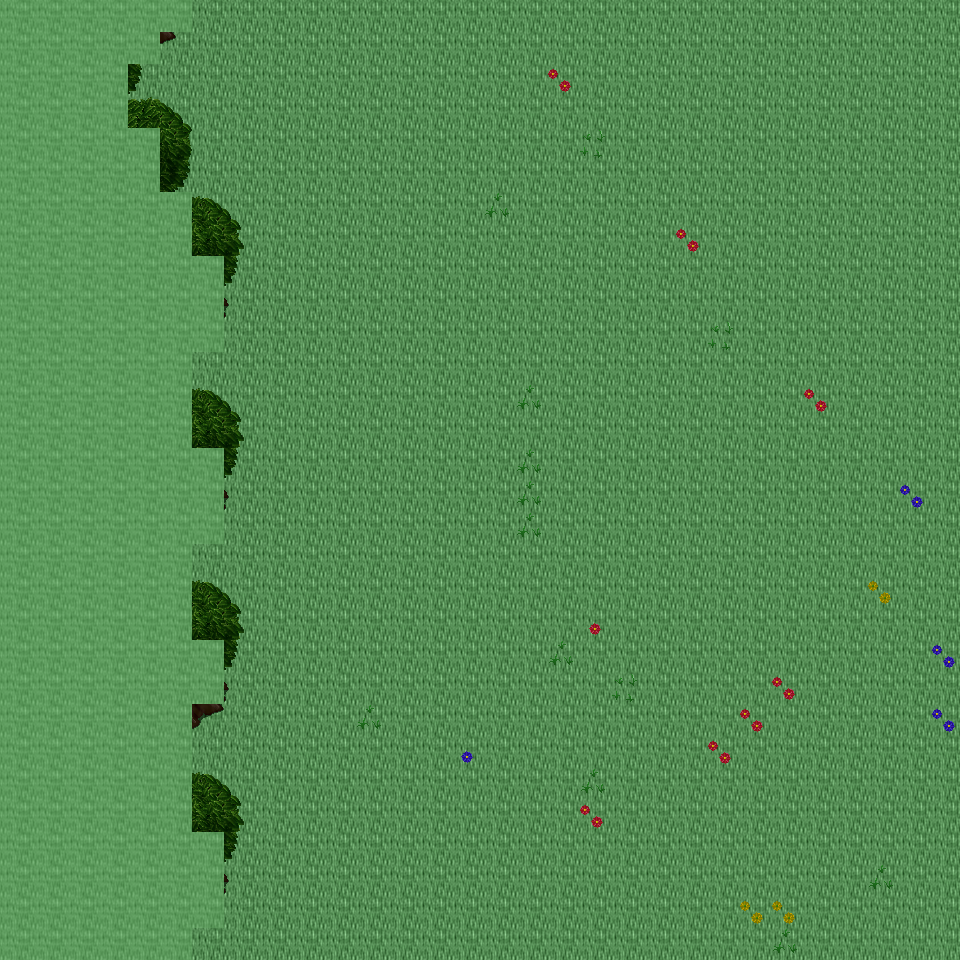

A level layout from a 2D game, rendered from its tile map. Below: a short description, then the map file with tile-grid data replaced by summaries:
An orthogonal 30x30 tile map with 32x32 px tiles, 6 tile layers (Ground, Object, Object2, Above, ...), 18 tilesets and 3 objects (3x mapExit).

<map version="1.0" orientation="orthogonal" renderorder="right-down" width="30" height="30" tilewidth="32" tileheight="32" nextobjectid="4">
  <tileset firstgid="1" name="tileset_ground_ground" tilewidth="32" tileheight="32" tilecount="33" columns="3">
    <image source="../drawable/tileset_ground_ground.png" width="96" height="352" />
  </tileset>
  <tileset firstgid="34" name="tileset_plant_flower_daisy_white" tilewidth="32" tileheight="32" tilecount="8" columns="2">
    <image source="../drawable/tileset_plant_flower_daisy_white.png" width="64" height="128" />
  </tileset>
  <tileset firstgid="42" name="tileset_plant_grasses" tilewidth="32" tileheight="32" tilecount="6" columns="3">
    <image source="../drawable/tileset_plant_grasses.png" width="96" height="64" />
  </tileset>
  <tileset firstgid="48" name="tileset_plant_flower_daisy_yellow" tilewidth="32" tileheight="32" tilecount="8" columns="2">
    <image source="../drawable/tileset_plant_flower_daisy_yellow.png" width="64" height="128" />
  </tileset>
  <tileset firstgid="56" name="tileset_plant_flower_daisy_blue" tilewidth="32" tileheight="32" tilecount="8" columns="2">
    <image source="../drawable/tileset_plant_flower_daisy_blue.png" width="64" height="128" />
  </tileset>
  <tileset firstgid="64" name="tileset_plant_flower_daisy_red" tilewidth="32" tileheight="32" tilecount="8" columns="2">
    <image source="../drawable/tileset_plant_flower_daisy_red.png" width="64" height="128" />
  </tileset>
  <tileset firstgid="72" name="tileset_plant_tree_tree_darkgreen" tilewidth="32" tileheight="32" tilecount="88" columns="8">
    <image source="../drawable/tileset_plant_tree_tree_darkgreen.png" width="256" height="352" />
  </tileset>
  <tileset firstgid="160" name="tileset_logic_creature_animal" tilewidth="32" tileheight="32" tilecount="32" columns="8">
    <image source="../drawable/tileset_logic_creature_animal.png" width="256" height="128" />
  </tileset>
  <tileset firstgid="192" name="tileset_logic_creature_elf" tilewidth="32" tileheight="32" tilecount="16" columns="8">
    <image source="../drawable/tileset_logic_creature_elf.png" width="256" height="64" />
  </tileset>
  <tileset firstgid="208" name="tileset_logic_collision" tilewidth="32" tileheight="32" tilecount="1" columns="1">
    <image source="../drawable/tileset_logic_collision.png" width="32" height="32" />
  </tileset>
  <tileset firstgid="209" name="tileset_logic_creature_human_evil" tilewidth="32" tileheight="32" tilecount="16" columns="8">
    <image source="../drawable/tileset_logic_creature_human_evil.png" width="256" height="64" />
  </tileset>
  <tileset firstgid="225" name="tileset_logic_portal" tilewidth="32" tileheight="32" tilecount="24" columns="8">
    <image source="../drawable/tileset_logic_portal.png" width="256" height="96" />
  </tileset>
  <tileset firstgid="249" name="tileset_ground_green_paving" tilewidth="32" tileheight="32" tilecount="18" columns="3">
    <image source="../drawable/tileset_ground_green_paving.png" width="96" height="192" />
  </tileset>
  <tileset firstgid="267" name="tileset_ground_water_swamp_water" tilewidth="32" tileheight="32" tilecount="33" columns="3">
    <image source="../drawable/tileset_ground_water_swamp_water.png" width="96" height="352" />
  </tileset>
  <tileset firstgid="300" name="tileset_plant_grasses_swamp" tilewidth="32" tileheight="32" tilecount="42" columns="6">
    <image source="../drawable/tileset_plant_grasses_swamp.png" width="192" height="224" />
  </tileset>
  <tileset firstgid="342" name="tileset_logic_protection" tilewidth="32" tileheight="32" tilecount="2" columns="2">
    <image source="../drawable/tileset_logic_protection.png" width="64" height="32" />
  </tileset>
  <tileset firstgid="344" name="tileset_logic_creature_ogre" tilewidth="32" tileheight="32" tilecount="4" columns="4">
    <image source="../drawable/tileset_logic_creature_ogre.png" width="128" height="32" />
  </tileset>
  <tileset firstgid="348" name="tileset_logic_creature_undead_skeleton" tilewidth="32" tileheight="32" tilecount="6" columns="6">
    <image source="../drawable/tileset_logic_creature_undead_skeleton.png" width="192" height="32" />
  </tileset>
  <layer name="Ground" width="30" height="30">
    <data>[900 cells, 900 non-empty, 1 distinct tile ids]</data>
  </layer>
  <layer name="Object" width="30" height="30">
    <data>[900 cells, 28 non-empty, 7 distinct tile ids]</data>
  </layer>
  <layer name="Object2" width="30" height="30">
    <data>[900 cells, 48 non-empty, 11 distinct tile ids]</data>
  </layer>
  <layer name="Above" width="30" height="30">
    <data>[900 cells, 201 non-empty, 31 distinct tile ids]</data>
  </layer>
  <layer name="Above2" width="30" height="30">
    <data>[900 cells, 0 non-empty, 0 distinct tile ids]</data>
  </layer>
  <layer name="Walkable" width="30" height="30">
    <data>[900 cells, 184 non-empty, 1 distinct tile ids]</data>
  </layer>
  <objectgroup name="MapEvents">
    <object id="1" name="north" type="mapExit" x="192" y="0" width="768" height="32">
      <properties>
        <property name="map" value="level_0_x188_y61" />
        <property name="x" value="6" />
        <property name="y" value="28" />
      </properties>
    </object>
    <object id="2" name="south" type="mapExit" x="192" y="928" width="768" height="32">
      <properties>
        <property name="map" value="level_0_x188_y63" />
        <property name="x" value="6" />
        <property name="y" value="1" />
      </properties>
    </object>
    <object id="3" name="east" type="mapExit" x="928" y="0" width="32" height="960">
      <properties>
        <property name="map" value="level_0_x189_y62" />
        <property name="x" value="1" />
        <property name="y" value="0" />
      </properties>
    </object>
  </objectgroup>
</map>
